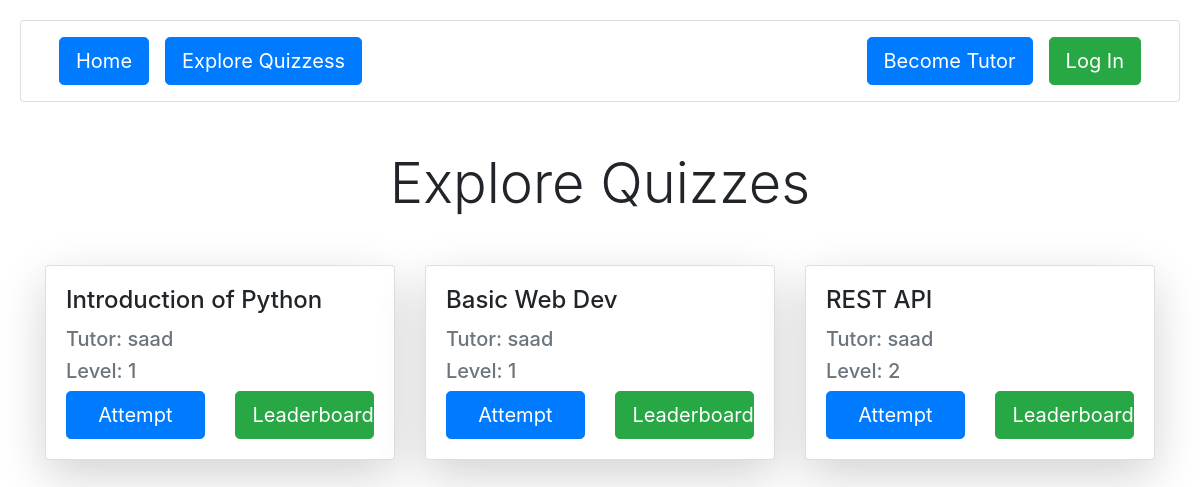
/learn/, run on an earlier commit of the app's database.
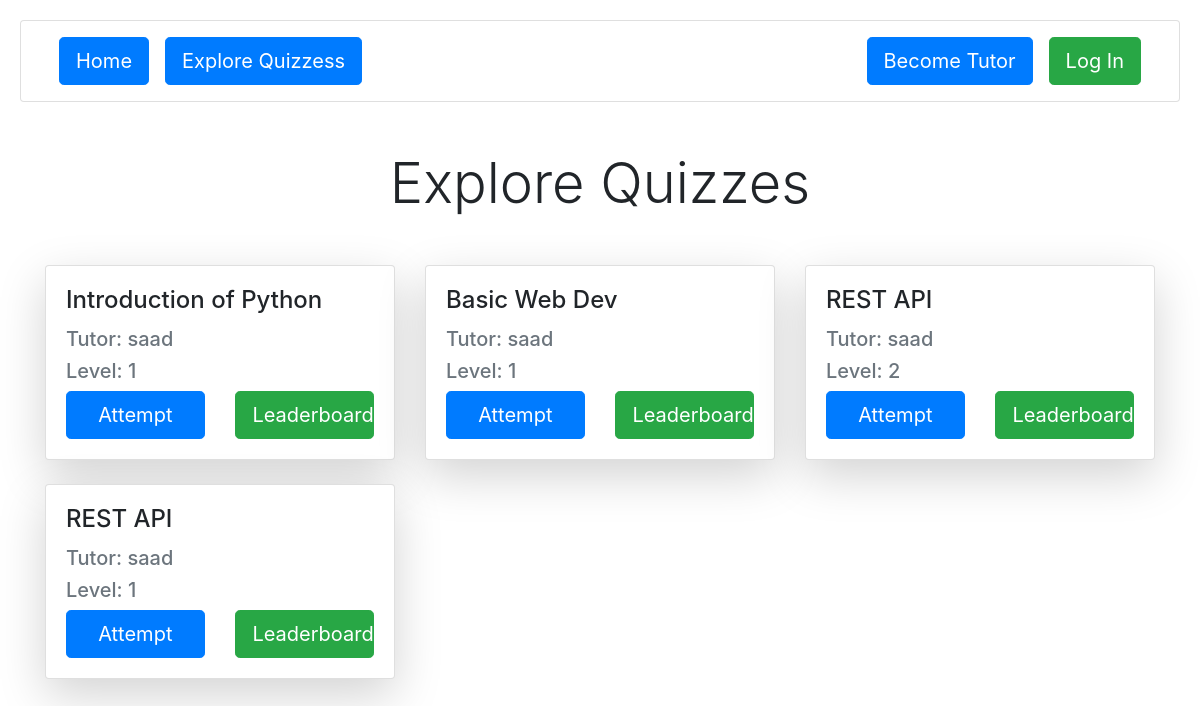
And on a later commit of the database.
### learn/models.py (models this page shows, shortened)
class QuestionSheet(models.Model):
    title = models.CharField(max_length=200)
    tutor = models.ForeignKey(User, on_delete=models.CASCADE, related_name="tutor")
    l = [
        (1, 1),
        (2, 2),
        (3, 3),
        (4, 4),
        (5, 5)]
    level = models.IntegerField(choices=l, default=1)

### learn/views.py (the view)
# urls.py: path('', views.explore_quizzes , name="explore-quizzes"),
def explore_quizzes(request):
    questions_sheet = QuestionSheet.objects.all()
    return render(request, 'explore_quizzes.html', {"questions": questions_sheet})

### learn/templates/explore_quizzes.html (shortened to what this page needs)
{% extends "layout.html" %}
{% block body %}
    <div class="container mt-5">
        <h1 class="display-4 text-center mb-5">Explore Quizzes</h1>
        <div class="row g-4">
            {% for question in questions %}
            <div class="col-12 col-sm-12 col-md-6 col-lg-4">
                    <div class="card h-100 shadow-lg">
                        <div class="card-body">
                            <h4 class="card-title">{{ question.title }}</h4>
                            <h5 class="text-muted mb-2">Tutor: {{ question.tutor }}</h5>
                            <h5 class="text-muted mb-2">Level: {{ question.level }}</h5>
                            <div class="edit-inspect"
                            style="
                            display: flex;
                            align-items: center;
                            justify-content: space-between;
                            ">
                                <a href="{% url 'question_sheet_by_id' question.id %}" class="btn btn-primary btn-lg mt-auto"
                                style="
                                width: 45%;
                                ">Attempt</a>
                                <a href="{% url 'leaderboard_by_id' question.id %}" class="btn btn-success btn-lg" style="
                                width: 45%;
                                ">Leaderboard</a>
                            </div>
                        </div>
                    </div>
                </div>
            {% endfor %}
        </div>
    </div>
{% endblock %}

What changed in the data, as far as the page shows it:
added QuestionSheet: title "REST API", tutor "saad", level "1"
